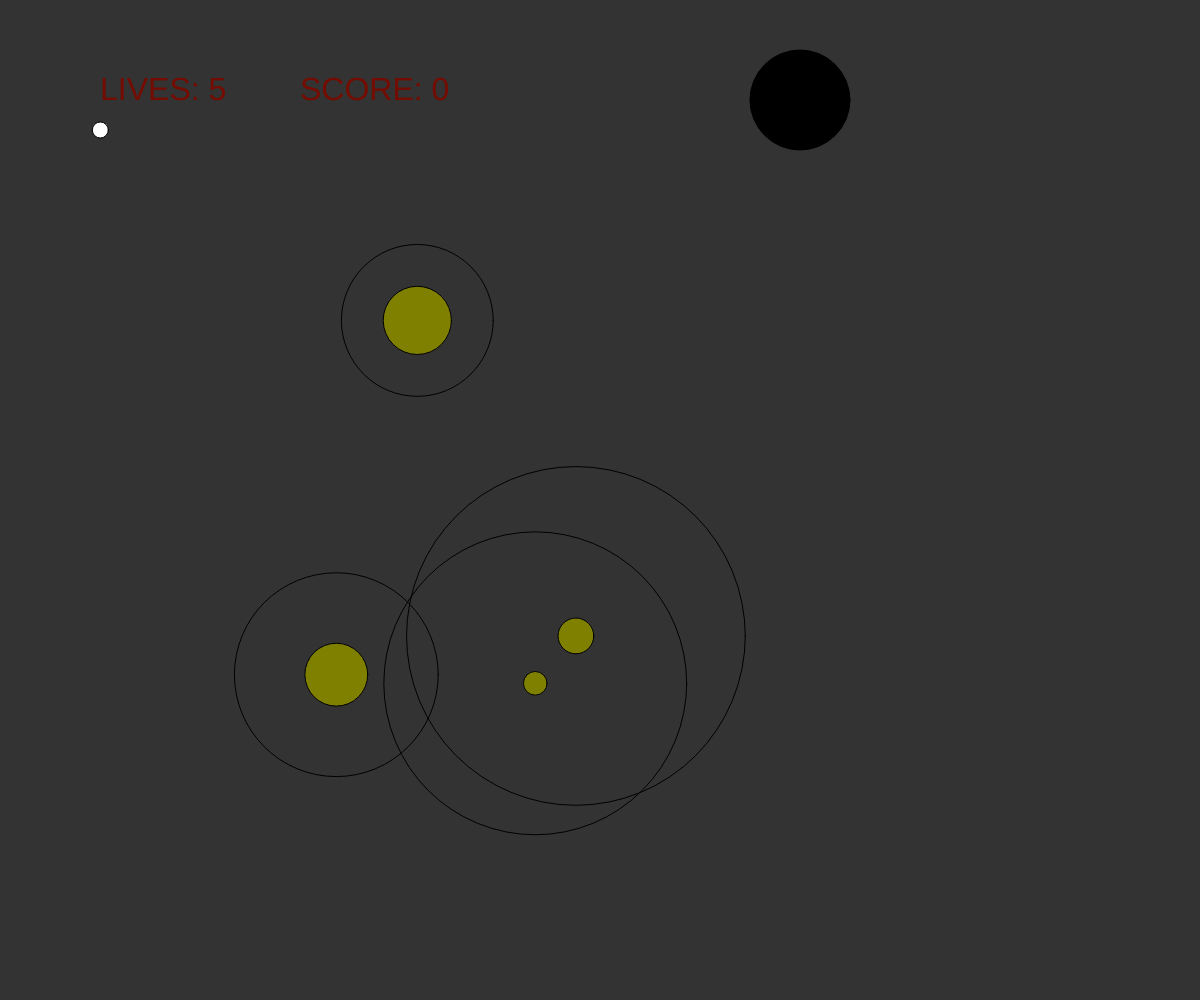
Frame 1 (no input)
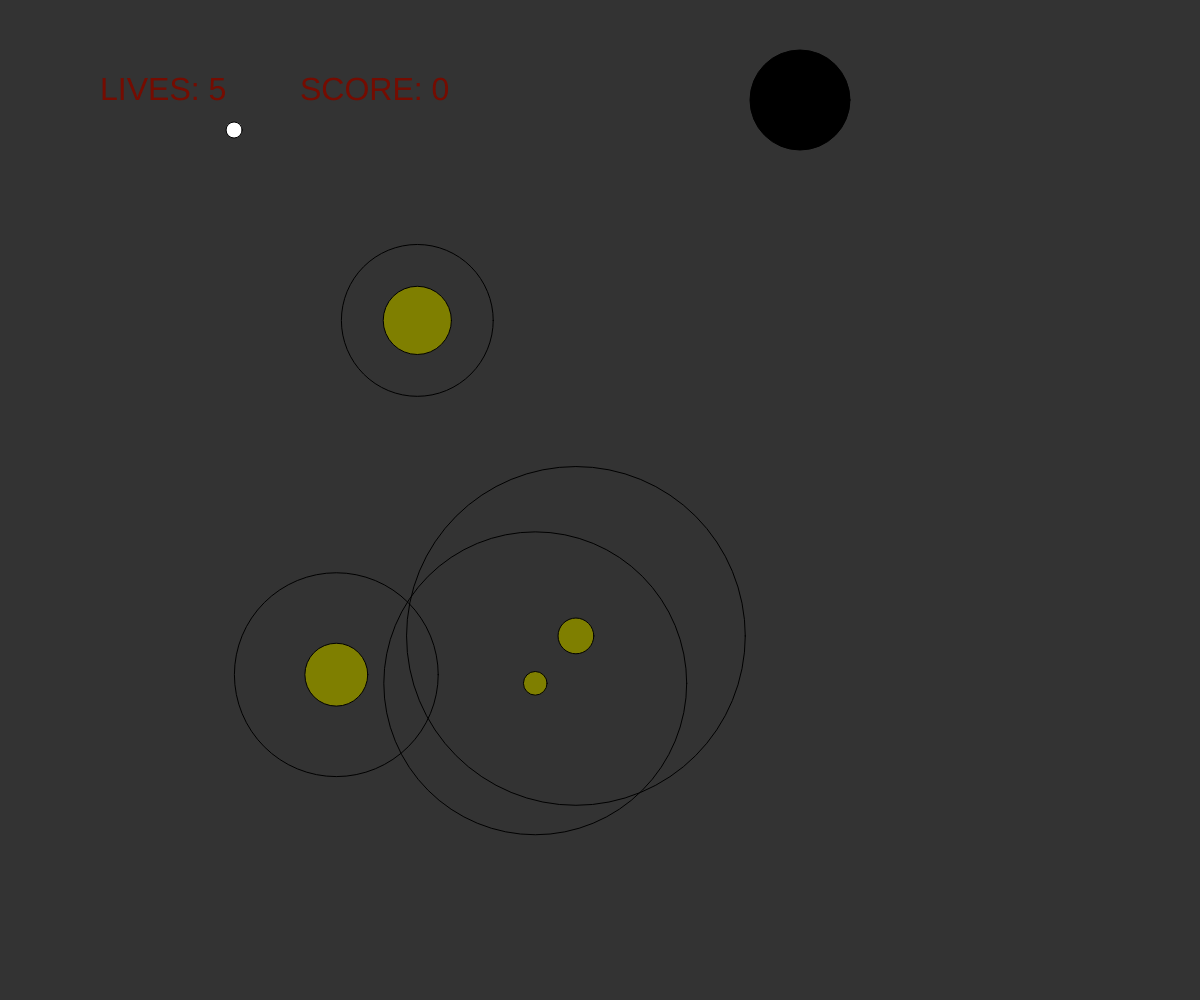
Frame 60 (no input)
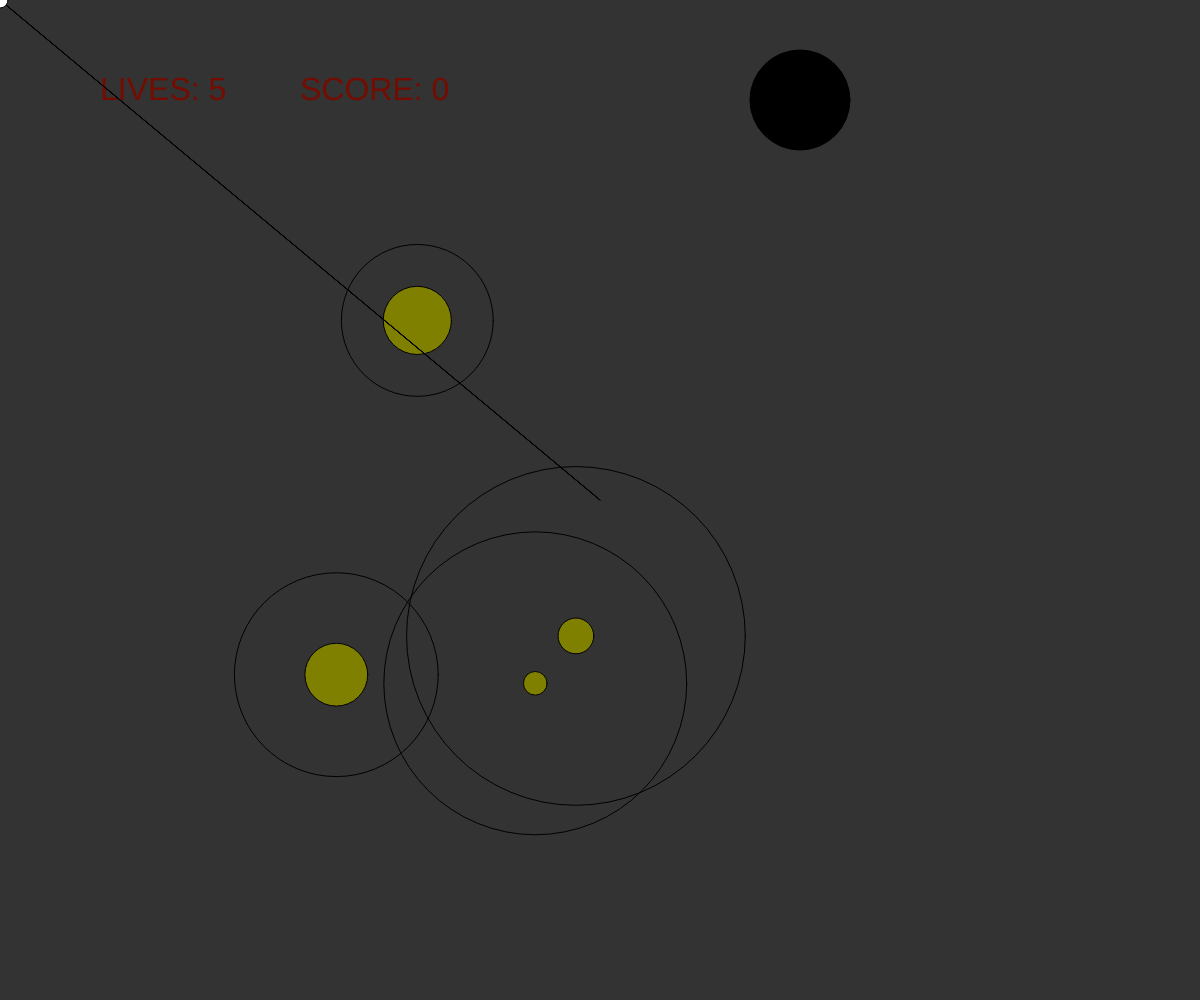
Frame 120 (the mouse pressed at the canvas centre since frame 60)

The p5.js sketch that drew these frames (run headless with seeded random() and noise() and a simulated clock; from frame 60 on, the mouse is pressed at the canvas centre):

// p5.js sketch
// ── sketch.js

var attractor;
var attractor2;
var mover;
var moving = false;
var attractors = [];
var mx;
var my;
var maxSpeed = 10;
var paths = [];
var painting = true;
var goal;
var score = 0;
var level = 0;
var lives = 5;
function setup(){
    createCanvas(windowWidth,windowHeight);
    attractors = [];
    for(var i = 0; i < 4; i++){
      var attr = new Attractor(random(10,40),random(width-300) + 150,random(height-300)+ 150,random(100,400));
      attractors.push(attr);
    }
    goal = new Goal(800,100);
    mover = new Mover();
    paths = [];

    background(51);
}


function draw(){

        background(51);
        for(var i = 0; i < attractors.length;i++){
            attractors[i].show();
            noFill();
            ellipse(attractors[i].position.x,attractors[i].position.y,attractors[i].pullRadius,attractors[i].pullRadius);

        }
        if(lives <= 0){
          textSize(72);
          fill(255,0,0);
          text("GAMEOVER", width/3,height/2);
          textSize(32);
          fill(255);
          text("Hit refresh to try again",width/2.2,height/1.4);
          noLoop();
        }
        textSize(32);
        fill(117,12,1);
        text("SCORE: " + score,width/4,height/10);
        text("LIVES: " + lives,width/12,height/10);
        goal.show();
        noFill();
        if(!mouseIsPressed && mover.velocity.x == 0){
            mover.position.x = mouseX;
            mover.position.y = mouseY;
        }
        if(!mouseIsPressed){

                var Fx = -0.5 * .47 * .1 * mover.velocity.x * mover.velocity.x * mover.velocity.x / Math.abs(mover.velocity.x);
                var Fy = -0.5 * .47 * .1 * mover.velocity.y * mover.velocity.y * mover.velocity.y / Math.abs(mover.velocity.y);

                Fx = (isNaN(Fx) ? 0 : Fx);
                Fy = (isNaN(Fy) ? 0 : Fy);
                var ax = Fx/ mover.mass;
                var ay = Fy/ mover.mass;

                mover.velocity.x += ax/60;
                mover.velocity.y +=ay/60;
                mover.position.x += mover.velocity.x*(1/60)*10;
                mover.position.y += mover.velocity.y*(1/60)*10;

                for(var i = 0; i < attractors.length;i++){
                  if(inSideCircle(attractors[i].position.x,attractors[i].position.y,mover.position.x,mover.position.y,attractors[i].pullRadius)){
                      mover.applyForce(attractors[i].attraction(mover));
                      paths.push(new Path(mover.position.x,mover.position.y));
                      //score++;
                  }
                }

                mx = mouseX;
                my = mouseY;

                for(var i = paths.length-1; i > 0; i--){
                    fill(127,0,0);
                    ellipse(paths[i].x,paths[i].y,5,5);
                }
        }
        if (mover.position.y > height + 20) {
            mover.position.x = mouseX;
            mover.position.y = mouseY;
            mover.velocity.mult(0);
            lives--;
            score = 0;

        }
        if (mover.position.y < -20) {
            mover.position.x = mouseX;
            mover.position.y = mouseY;
            mover.velocity.mult(0);
            lives--;
            score = 0;


        }
        if (mover.position.x > width + 20) {
               mover.position.x = mouseX;
            mover.position.y = mouseY;
            mover.velocity.mult(0);
            lives--;
            score = 0;

        }
        if (mover.position.x < -20) {
            mover.position.x = mouseX;
            mover.position.y = mouseY;
            mover.velocity.mult(0);
            lives--;
            score = 0;

        }
        for(var i = 0; i < attractors.length;i++){
          if(mouseIsPressed && inSideCircle(attractors[i].position.x,attractors[i].position.y,mouseX,mouseY,attractors[i].mass)){
            moving = true;
          }
          if(!mouseIsPressed){
            moving = false;
          }
        }
        for(var i = 0; i < attractors.length;i++){
          if(mouseIsPressed && !moving){
            mover.position.x = mx;
            mover.position.y = my;
            line(mouseX,mouseY,mover.position.x,mover.position.y);
            paths = [];

          }
        }

        if(paths.length>=100){
          paths.splice(1,1);
        }
        for(var i = 0; i < paths.length;i++){

            paths[i].show;
        }

        mover.show();
        mover.update();
        if(inSideCircle(mover.position.x,mover.position.y,goal.x,goal.y,goal.size)){
          score++;
          setup();
        }

}
function inSideCircle(xc,yc,xp,yp,r){
    var a = (xp - xc)*(xp - xc);
    var b = (yp - yc)*(yp - yc);
    var d = sqrt(a + b);
    return d < r/2;
}
function mouseReleased(){
    for(var i = 0; i< attractors.length;i++){
      if(!inSideCircle(attractors[i].position.x,attractors[i].position.y,mouseX,mouseY,attractors[i].mass)){;
      mover.velocity.y = (mover.position.y - mouseY)/10;
      mover.velocity.x = (mover.position.x- mouseX)/10;
    }
  }
}

function Path(x,y){
    this.x = x;
    this.y = y;
    this.show = function(){
        fill(255);
        ellipse(this.x,this.y,20,20);
    }
}

function Goal(x,y){
  this.x = x;
  this.y = y;

  this.size = 100;



  this.show = function(){
    fill(0);
    ellipse(this.x,this.y,this.size,this.size);
  }
}

// ── attractor.js
function Attractor(m,x,y,pr){
    this.position = createVector(x,y);
    this.mass = m; // kg
    this.G = 6; // gravitational constant
    this.pullRadius = pr;
    this.attraction = function(m){
        var force = p5.Vector.sub(this.position,m.position);
        var distance = force.mag();

        distance = constrain(distance,5,25);

        force.normalize();

        var strength = (this.G * this.mass * m.mass) / (distance * distance);

        force.mult(strength);
        return force;
    }
    this.show = function(){
        fill(127,127,0);
        ellipse(this.position.x,this.position.y,this.mass*2,this.mass*2);
    }
}

// ── mover.js
function Mover(){
    this.position = createVector(100,130);
    this.velocity = createVector(2,0);
    this.acceleration = createVector(0,0);
    this.mass = .8;
    this.restitution = -.7;
    this.color = (random(255))

    this.applyForce = function(force){
        var f = p5.Vector.div(force,this.mass);
        this.acceleration.add(f);
    }
    this.update = function(){
        this.velocity.add(this.acceleration);
        this.velocity.limit(maxSpeed);
        this.position.add(this.velocity);
        this.acceleration.mult(0);
        this.color++;
        if(this.color > 240){
            this.color = 0;
        }
    }
    this.show = function(){
        fill(255);
        ellipse(this.position.x,this.position.y,this.mass*20,this.mass*20);
    }
}
